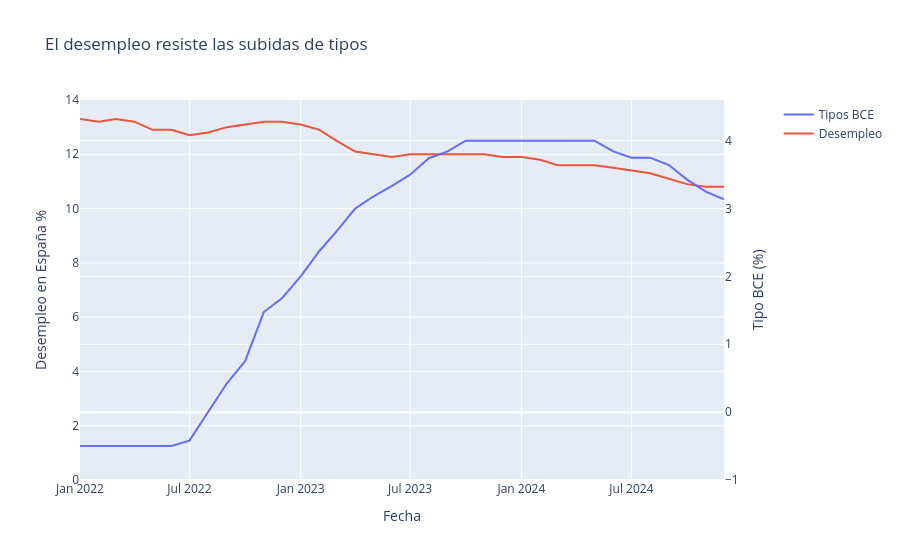

Notebook code cell kept with this figure:
### Markdown cell above
### Impacto sobre el mercado laboral
La política monetaria restrictiva suele asociarse a una desaceleración económica y, en consecuencia, a un deterioro del mercado laboral. El caso español durante este período ofrece una lectura diferente.

### Code cell
fig = make_subplots(specs=[[{"secondary_y": True}]])
fig.add_trace(
    go.Scatter(x=df.loc[inicio:fin].index, y=df.loc[inicio:fin]['ecb_rates'], name='Tipos BCE'),
    secondary_y=True
)

fig.add_trace(
    go.Scatter(x=df.loc[inicio:fin].index, y=df.loc[inicio:fin]['desemp_esp'], name='Desempleo'),
    secondary_y=False
)

fig.update_yaxes(range=[-1, 4.6], secondary_y=True)
fig.update_yaxes(range=[0, 14], secondary_y=False)

fig.update_yaxes(title_text="Desempleo en España %", secondary_y=False)
fig.update_yaxes(title_text="Tipo BCE (%)", secondary_y=True)
fig.update_xaxes(title_text="Fecha")
fig.update_layout(title="El desempleo resiste las subidas de tipos")
